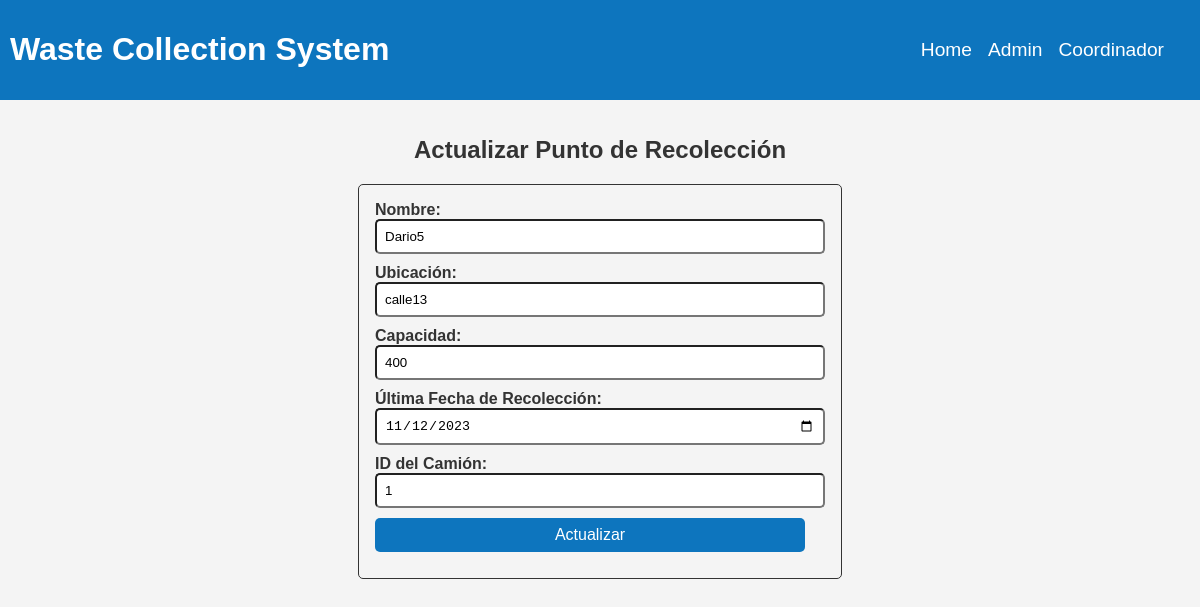
/puntosr/actualizar/1, run on the app's committed database.
### tables this page shows
CREATE TABLE PUNTOS_RECOLECCION (
            ID INTEGER PRIMARY KEY AUTOINCREMENT,
            ID_CAMIONES INTEGER,
            NOMBRE VARCHAR(50),
            UBICACION VARCHAR(100),
            CAPACIDAD INTEGER,
            ULTIMA_FECHA_RECOLECCION DATE,
            FOREIGN KEY (ID_CAMIONES) REFERENCES CAMIONES(ID)  
        );

### app/app.py (the view, shortened to what this page needs)
@app.route("/puntosr/actualizar/<int:id>", methods=["GET", "POST"])
def actualizar_puntosr(id):
    conn = sqlite3.connect('instance/WCS.db')
    cursor = conn.cursor()
    cursor.execute('SELECT * FROM PUNTOS_RECOLECCION WHERE ID = ?', (id,))
    registro = cursor.fetchone()
    conn.close()
    return render_template("puntos_recoleccion/update.html", registro=registro)

### app/templates/puntos_recoleccion/update.html
{% extends 'base.html' %}
{% block content%}
<div class="register_div">
    <h2>Actualizar Punto de Recolección</h2>
    <form action="{{ url_for('actualizar_puntosr', id=registro[0]) }}" method="post">
        <label for="nombre">Nombre:</label><br>
        <input type="text" id="nombre" name="nombre" value="{{ registro[2] }}" required><br>
        <label for="ubicacion">Ubicación:</label><br>
        <input type="text" id="ubicacion" name="ubicacion" value="{{ registro[3] }}" required><br>
        <label for="capacidad">Capacidad:</label><br>
        <input type="number" id="capacidad" name="capacidad" value="{{ registro[4] }}" required><br>
        <label for="ultima_fecha_recoleccion">Última Fecha de Recolección:</label><br>
        <input type="date" id="ultima_fecha_recoleccion" name="ultima_fecha_recoleccion" value="{{ registro[5] }}"
            required><br>
        <label for="id_camiones">ID del Camión:</label><br>
        <input type="number" id="id_camiones" name="id_camiones" value="{{ registro[1] }}" required><br>
        <input class="btn" type="submit" value="Actualizar">
    </form>
</div>
{% endblock %}

### app/static/css/style.css (style rules this page uses)
body { font-family: "Arial", sans-serif; margin: 0; padding: 0; background-color: #f4f4f4; color: #333; }
.btn { background-color: #0d75be; color: #fff; border: none; padding: 10px; border-radius: 5px; cursor: pointer; font-size: 1rem; transition: all 0.3s ease-in-out; }
.btn { font-size: 1rem; text-decoration: none; text-align: center; padding: 1.025rem; }
.register_div { display: flex; justify-content: center; align-items: center; flex-direction: column; margin-top: 1rem; }
.register_div form { border: 1px solid #333; border-radius: 5px; text-decoration: none; font-weight: bold; width: 450px; transition: all 0.3s ease-in-out; padding: 1rem; align-items: center; margin-bottom: 1rem; }
.register_div input { padding: 8px; width: calc(100% - 20px); border-radius: 5px; margin-bottom: 10px; }

### data on the page
PUNTOS_RECOLECCION: nombre "Dario5", ubicacion "calle13", capacidad "400", ultima_fecha_recoleccion "11/12/2023", id_camiones "1"
